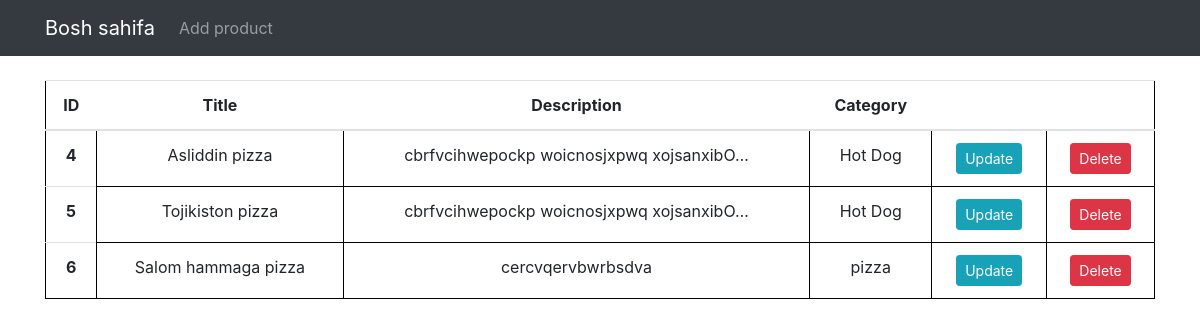
Page /forms/ on the earlier database version.
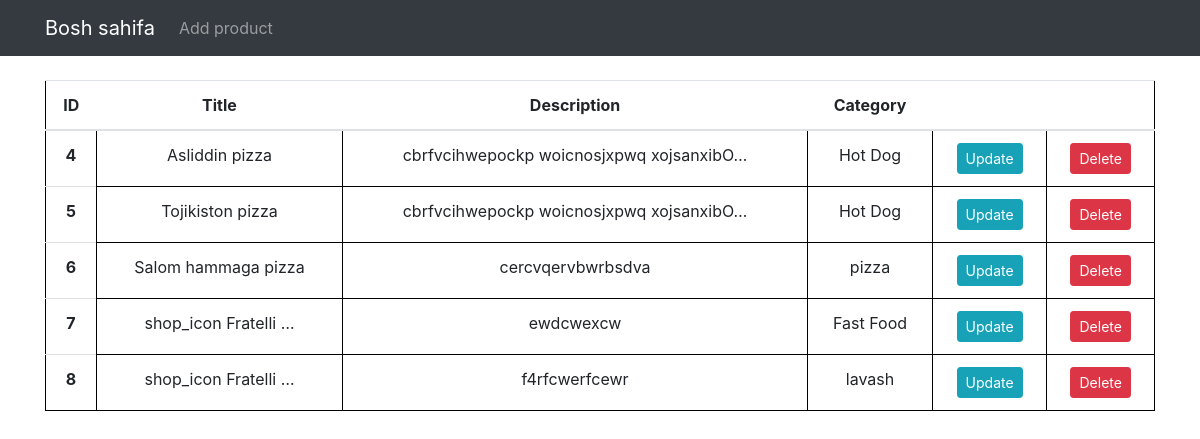
Same page on the later database version.
### forms/models.py (models this page shows, shortened)
class Product(models.Model):
    title = models.CharField(max_length=255)
    description = models.TextField()
    image = models.ImageField(upload_to = "images/", null=True)
    category = models.ForeignKey(Category, on_delete=models.CASCADE)
    created_at = models.DateTimeField(auto_now_add=True)
    updated_at = models.DateTimeField(auto_now=True)

class Category(models.Model):
    name = models.CharField(max_length=255)
    created_at = models.DateTimeField(auto_now_add=True)
    updated_at = models.DateTimeField(auto_now=True)
    icon = models.ImageField(upload_to = "images/", null=True)
    def __str__(self):
        return self.name

### forms/views.py (the view)
# urls.py: path("", list, name="product-list"),
def list(request):
    products = Product.objects.all()
    context = {
        "products": products
    }
    return render(request, "forms/list.html", context)

### templates/forms/list.html (shortened to what this page needs)
<!DOCTYPE html>
<html lang="en">
<head>
    <link rel="stylesheet" href="https://maxcdn.bootstrapcdn.com/bootstrap/4.0.0/css/bootstrap.min.css"
>
</head>
<body>
    <nav class="navbar navbar-expand-lg navbar-dark bg-dark">
        <div class="container">
            <a class="navbar-brand" href="{% url 'bosh-sahifa' %}">Bosh sahifa</a>
            <div class="collapse navbar-collapse" id="navbarSupportedContent">
                <ul class="navbar-nav mr-auto">
                    <li class="nav-item">
                        <a class="nav-link" href="{% url 'product-create' %}">Add product</a>
                    </li>
                </ul>
            </div>
        </div>
    </nav>
<div class="container mt-4">
    <table class="table">
        <thead>
            <tr style="text-align: center;">
                <th scope="col">ID</th>
                <th scope="col">Title</th>
                <th scope="col">Description</th>
                <th scope="col">Category</th>
                <th scope="col"></th>
                <th scope="col"></th>
            </tr>
        </thead>
        <tbody>
            {% for product in products %}
                <tr style="text-align: center;">
                    <th scope="row">{{product.id}}</th>
                    <td>{{product.title|truncatechars:20}}</td>
                    <td>{{product.description|truncatechars:40}}</td>
                    <td>{{product.category}}</td>
                    <td>
                        <a href="{% url 'product-update' pk=product.id %}" class="btn btn-info btn-sm">
                            Update
                        </a>
                    </td>
                    <td>
                        <a href="{% url 'product-delete' pk=product.id %}" class="btn btn-danger btn-sm">Delete</a>
                    </td>
                </tr>
            {% endfor %}
        </tbody>
    </table>
</div>

Differences in the rows shown:
added Product: id "7", title "shop_icon Fratelli …", description "ewdcwexcw", category "Fast Food"
added Product: id "8", title "shop_icon Fratelli …", description "f4rfcwerfcewr", category "lavash"
